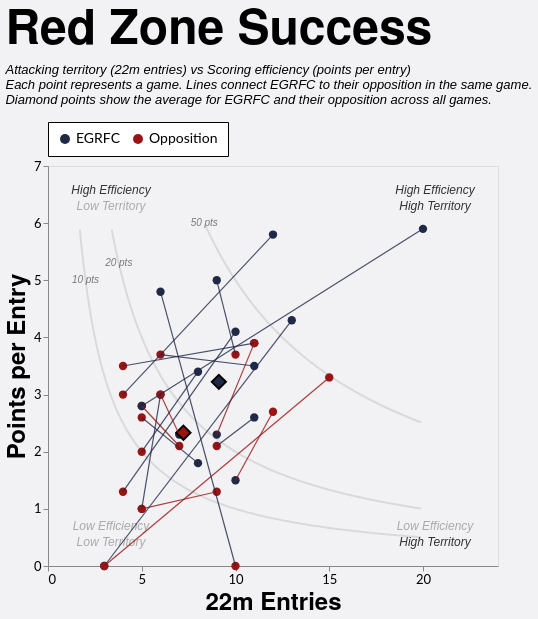

Vega-Lite specification stored for this chart:
### Vega-Lite specification from a JSON file in a GitHub repository (floating-point values rounded to 4 significant figures; data arrays with more than 128 entries replaced by an {"elided": "..."} marker saying what was removed)
{"config": {"axis": {"labelFont": "Lato, sans-serif", "titleFont": "PT Sans Narrow, Helvetica Neue, Helvetica, Arial, sans-serif", "labelFontSize": 13, "titleFontSize": 24, "gridColor": "#202947", "gridOpacity": 0.2}, "header": {"labelFont": "PT Sans Narrow, Helvetica Neue, Helvetica, Arial, sans-serif", "titleFont": "PT Sans Narrow, Helvetica Neue, Helvetica, Arial, sans-serif", "labelFontSize": 24, "titleFontSize": 28, "labelFontWeight": "bold", "orient": "left"}, "legend": {"labelFont": "Lato, sans-serif", "titleFont": "PT Sans Narrow, Helvetica Neue, Helvetica, Arial, sans-serif", "labelFontSize": 14, "titleFontSize": 16, "titlePadding": 5, "fillColor": "white", "strokeColor": "black", "padding": 10, "titleFontWeight": "lighter", "titleFontStyle": "italic", "titleColor": "gray", "offset": 10}, "title": {"font": "PT Sans Narrow, Helvetica Neue, Helvetica, Arial, sans-serif", "fontSize": 48, "fontWeight": "bold", "anchor": "start", "align": "center", "titlePadding": 20, "subtitlePadding": 10, "subtitleFontSize": 13, "subtitleColor": "", "subtitleFontStyle": "italic", "offset": 15, "color": "black"}, "axisX": {"labelAngle": 0}, "facet": {"title": null, "header": null, "align": {"row": "each", "column": "each"}}, "resolve": {"scale": {"y": "independent", "facet": "independent"}}, "background": "#f2f1f4"}, "layer": [{"data": {"name": "data-599fc2f6c3ba56b88793ced97d33e5d1"}, "mark": {"type": "line", "clip": true, "color": "black", "opacity": 0.1}, "encoding": {"x": {"field": "x", "type": "quantitative"}, "y": {"field": "y", "type": "quantitative"}}, "name": "view_1"}, {"data": {"name": "data-00c949a7a2803a56dfcb9f8d1ac95424"}, "mark": {"type": "line", "clip": true, "color": "black", "opacity": 0.1}, "encoding": {"x": {"field": "x", "type": "quantitative"}, "y": {"field": "y", "type": "quantitative"}}}, {"data": {"name": "data-fc6cdfa14299584fc906df48e496de6f"}, "mark": {"type": "line", "clip": true, "color": "black", "opacity": 0.1}, "encoding": {"x": {"field": "x", "type": "quantitative"}, "y": {"field": "y", "type": "quantitative"}}}, {"data": {"name": "data-711a5b994e32e1318dde2831c099eb87"}, "mark": {"type": "text", "color": "black", "fontStyle": "italic", "opacity": 0.5, "size": 10}, "encoding": {"text": {"field": "label", "type": "nominal"}, "x": {"field": "x", "type": "quantitative"}, "y": {"field": "y", "type": "quantitative"}}}, {"data": {"name": "data-5a468b3e3df2c99d2f4ec7c9a670c522"}, "mark": {"type": "text", "color": "black", "fontStyle": "italic", "size": 12}, "encoding": {"opacity": {"field": "opacity", "legend": null, "type": "quantitative"}, "text": {"field": "label", "type": "nominal"}, "x": {"field": "x", "type": "quantitative"}, "y": {"field": "y", "type": "quantitative"}}}, {"data": {"name": "data-2ee09be31201013b75531c39c240d6d0"}, "mark": {"type": "point", "filled": true, "size": 70}, "encoding": {"color": {"field": "team", "legend": {"orient": "top", "title": null}, "scale": {"domain": ["EGRFC", "Opposition"], "range": ["#202946", "#991515"]}, "type": "nominal"}, "opacity": {"condition": {"param": "param_4", "value": 1}, "value": 0.1}, "tooltip": [{"field": "label", "title": "Game", "type": "nominal"}, {"field": "date", "title": "Date", "type": "temporal"}, {"field": "points", "title": "Points", "type": "quantitative"}, {"field": "tries", "title": "Tries", "type": "quantitative"}, {"field": "entries_22m", "title": "22m Entries", "type": "quantitative"}, {"field": "points_per_entry", "format": ".1f", "title": "Points per Entry", "type": "quantitative"}, {"field": "tries_per_entry", "format": ".1f", "title": "Tries per Entry", "type": "quantitative"}], "x": {"axis": {"grid": false, "tickCount": 4, "title": "22m Entries"}, "field": "entries_22m", "scale": {"domain": [0, 24.0], "zero": true}, "type": "quantitative"}, "y": {"axis": {"grid": false, "tickCount": 7, "title": "Points per Entry"}, "field": "points_per_entry", "scale": {"domain": [0, 7.0], "zero": true}, "type": "quantitative"}}, "transform": [{"filter": "(rzSquad == 'All' || datum.squad == rzSquad) && (rzSeason == 'All' || datum.season == rzSeason) && (rzGameType == 'All' || (rzGameType == 'League + Cup' && (datum.game_type == 'League' || datum.game_type == 'Cup')) || (rzGameType == 'League only' && datum.game_type == 'League') || datum.game_type == rzGameType)"}]}, {"data": {"name": "data-2ee09be31201013b75531c39c240d6d0"}, "mark": {"type": "point", "filled": true, "opacity": 1, "shape": "diamond", "stroke": "black"}, "encoding": {"color": {"field": "team", "scale": {"domain": ["EGRFC", "Opposition"], "range": ["#202946", "#991515"]}, "type": "nominal"}, "opacity": {"condition": {"param": "param_4", "value": 1}, "value": 0.1}, "size": {"value": 200}, "tooltip": [{"field": "points", "format": ".1f", "title": "Average Points", "type": "quantitative"}, {"field": "tries", "format": ".1f", "title": "Average Tries", "type": "quantitative"}, {"field": "entries_22m", "format": ".1f", "title": "Average 22m Entries", "type": "quantitative"}, {"field": "points_per_entry", "format": ".1f", "title": "Average Points per Entry", "type": "quantitative"}, {"field": "tries_per_entry", "format": ".1f", "title": "Average Tries per Entry", "type": "quantitative"}], "x": {"field": "entries_22m", "type": "quantitative"}, "y": {"field": "points_per_entry", "type": "quantitative"}}, "transform": [{"filter": "(rzSquad == 'All' || datum.squad == rzSquad) && (rzSeason == 'All' || datum.season == rzSeason) && (rzGameType == 'All' || (rzGameType == 'League + Cup' && (datum.game_type == 'League' || datum.game_type == 'Cup')) || (rzGameType == 'League only' && datum.game_type == 'League') || datum.game_type == rzGameType)"}, {"aggregate": [{"op": "mean", "field": "entries_22m", "as": "entries_22m"}, {"op": "mean", "field": "points", "as": "points"}, {"op": "mean", "field": "tries", "as": "tries"}, {"op": "mean", "field": "points_per_entry", "as": "points_per_entry"}, {"op": "mean", "field": "tries_per_entry", "as": "tries_per_entry"}], "groupby": ["team"]}]}, {"data": {"name": "data-be0241dbb039093281ec16d7ba2c9540"}, "mark": {"type": "rule", "strokeWidth": 1.2}, "encoding": {"color": {"condition": {"test": "datum.points_egrfc > datum.points_opp", "value": "#202946"}, "value": "#991515"}, "detail": {"field": "game_id", "type": "nominal"}, "opacity": {"condition": {"param": "param_4", "value": 0.8}, "value": 0.1}, "x": {"field": "entries_22m_egrfc", "type": "quantitative"}, "x2": {"field": "entries_22m_opp"}, "y": {"field": "metric_egrfc", "type": "quantitative"}, "y2": {"field": "metric_opp"}}, "transform": [{"filter": "(rzSquad == 'All' || datum.squad == rzSquad) && (rzSeason == 'All' || datum.season == rzSeason) && (rzGameType == 'All' || (rzGameType == 'League + Cup' && (datum.game_type == 'League' || datum.game_type == 'Cup')) || (rzGameType == 'League only' && datum.game_type == 'League') || datum.game_type == rzGameType)"}]}], "height": 400, "params": [{"name": "rzSquad", "value": "1st"}, {"name": "rzSeason", "value": "All"}, {"name": "rzGameType", "value": "All"}, {"name": "param_4", "select": {"type": "point", "fields": ["team"]}, "bind": "legend", "views": ["view_1"]}], "resolve": {"scale": {"color": "shared", "x": "shared", "y": "shared"}}, "title": {"text": "Red Zone Success", "subtitle": ["Attacking territory (22m entries) vs Scoring efficiency (points per entry)", "Each point represents a game. Lines connect EGRFC to their opposition in the same game.", "Diamond points show the average for EGRFC and their opposition across all games."]}, "width": 450, "$schema": "https://vega.github.io/schema/vega-lite/v5.20.1.json", "datasets": {"data-599fc2f6c3ba56b88793ced97d33e5d1": {"elided": "183 records"}, "data-00c949a7a2803a56dfcb9f8d1ac95424": {"elided": "166 records"}, "data-fc6cdfa14299584fc906df48e496de6f": [{"x": 8.4, "y": 5.952}, {"x": 8.5, "y": 5.882}, {"x": 8.6, "y": 5.814}, {"x": 8.7, "y": 5.747}, {"x": 8.8, "y": 5.682}, {"x": 8.9, "y": 5.618}, {"x": 9.0, "y": 5.556}, {"x": 9.1, "y": 5.495}, {"x": 9.2, "y": 5.435}, {"x": 9.3, "y": 5.376}, {"x": 9.4, "y": 5.319}, {"x": 9.5, "y": 5.263}, {"x": 9.6, "y": 5.208}, {"x": 9.7, "y": 5.155}, {"x": 9.8, "y": 5.102}, {"x": 9.9, "y": 5.051}, {"x": 10.0, "y": 5.0}, {"x": 10.1, "y": 4.95}, {"x": 10.2, "y": 4.902}, {"x": 10.3, "y": 4.854}, {"x": 10.4, "y": 4.808}, {"x": 10.5, "y": 4.762}, {"x": 10.6, "y": 4.717}, {"x": 10.7, "y": 4.673}, {"x": 10.8, "y": 4.63}, {"x": 10.9, "y": 4.587}, {"x": 11.0, "y": 4.545}, {"x": 11.1, "y": 4.505}, {"x": 11.2, "y": 4.464}, {"x": 11.3, "y": 4.425}, {"x": 11.4, "y": 4.386}, {"x": 11.5, "y": 4.348}, {"x": 11.6, "y": 4.31}, {"x": 11.7, "y": 4.274}, {"x": 11.8, "y": 4.237}, {"x": 11.9, "y": 4.202}, {"x": 12.0, "y": 4.167}, {"x": 12.1, "y": 4.132}, {"x": 12.2, "y": 4.098}, {"x": 12.3, "y": 4.065}, {"x": 12.4, "y": 4.032}, {"x": 12.5, "y": 4.0}, {"x": 12.6, "y": 3.968}, {"x": 12.7, "y": 3.937}, {"x": 12.8, "y": 3.906}, {"x": 12.9, "y": 3.876}, {"x": 13.0, "y": 3.846}, {"x": 13.1, "y": 3.817}, {"x": 13.2, "y": 3.788}, {"x": 13.3, "y": 3.759}, {"x": 13.4, "y": 3.731}, {"x": 13.5, "y": 3.704}, {"x": 13.6, "y": 3.676}, {"x": 13.7, "y": 3.65}, {"x": 13.8, "y": 3.623}, {"x": 13.9, "y": 3.597}, {"x": 14.0, "y": 3.571}, {"x": 14.1, "y": 3.546}, {"x": 14.2, "y": 3.521}, {"x": 14.3, "y": 3.497}, {"x": 14.4, "y": 3.472}, {"x": 14.5, "y": 3.448}, {"x": 14.6, "y": 3.425}, {"x": 14.7, "y": 3.401}, {"x": 14.8, "y": 3.378}, {"x": 14.9, "y": 3.356}, {"x": 15.0, "y": 3.333}, {"x": 15.1, "y": 3.311}, {"x": 15.2, "y": 3.289}, {"x": 15.3, "y": 3.268}, {"x": 15.4, "y": 3.247}, {"x": 15.5, "y": 3.226}, {"x": 15.6, "y": 3.205}, {"x": 15.7, "y": 3.185}, {"x": 15.8, "y": 3.165}, {"x": 15.9, "y": 3.145}, {"x": 16.0, "y": 3.125}, {"x": 16.1, "y": 3.106}, {"x": 16.2, "y": 3.086}, {"x": 16.3, "y": 3.067}, {"x": 16.4, "y": 3.049}, {"x": 16.5, "y": 3.03}, {"x": 16.6, "y": 3.012}, {"x": 16.7, "y": 2.994}, {"x": 16.8, "y": 2.976}, {"x": 16.9, "y": 2.959}, {"x": 17.0, "y": 2.941}, {"x": 17.1, "y": 2.924}, {"x": 17.2, "y": 2.907}, {"x": 17.3, "y": 2.89}, {"x": 17.4, "y": 2.874}, {"x": 17.5, "y": 2.857}, {"x": 17.6, "y": 2.841}, {"x": 17.7, "y": 2.825}, {"x": 17.8, "y": 2.809}, {"x": 17.9, "y": 2.793}, {"x": 18.0, "y": 2.778}, {"x": 18.1, "y": 2.762}, {"x": 18.2, "y": 2.747}, {"x": 18.3, "y": 2.732}, {"x": 18.4, "y": 2.717}, {"x": 18.5, "y": 2.703}, {"x": 18.6, "y": 2.688}, {"x": 18.7, "y": 2.674}, {"x": 18.8, "y": 2.66}, {"x": 18.9, "y": 2.646}, {"x": 19.0, "y": 2.632}, {"x": 19.1, "y": 2.618}, {"x": 19.2, "y": 2.604}, {"x": 19.3, "y": 2.591}, {"x": 19.4, "y": 2.577}, {"x": 19.5, "y": 2.564}, {"x": 19.6, "y": 2.551}, {"x": 19.7, "y": 2.538}, {"x": 19.8, "y": 2.525}, {"x": 19.9, "y": 2.513}], "data-711a5b994e32e1318dde2831c099eb87": [{"y": 6.0, "x": 8.333, "label": "50 pts"}, {"y": 5.3, "x": 3.774, "label": "20 pts"}, {"y": 5.0, "x": 2.0, "label": "10 pts"}], "data-5a468b3e3df2c99d2f4ec7c9a670c522": [{"x": 20.64, "y": 6.58, "label": "High Efficiency", "opacity": 1.0}, {"x": 20.64, "y": 0.7, "label": "Low Efficiency", "opacity": 0.5}, {"x": 3.36, "y": 6.58, "label": "High Efficiency", "opacity": 1.0}, {"x": 3.36, "y": 0.7, "label": "Low Efficiency", "opacity": 0.5}, {"x": 20.64, "y": 6.3, "label": "High Territory", "opacity": 1.0}, {"x": 20.64, "y": 0.42, "label": "High Territory", "opacity": 1.0}, {"x": 3.36, "y": 6.3, "label": "Low Territory", "opacity": 0.5}, {"x": 3.36, "y": 0.42, "label": "Low Territory", "opacity": 0.5}], "data-2ee09be31201013b75531c39c240d6d0": [{"game_id": "2026-03-21_1st_Crawley", "date": "2026-03-21T00:00:00", "season": "2025/26", "squad": "1st", "game_type": "League", "opposition": "Crawley", "home_away": "H", "label": "Crawley (H)", "team": "EGRFC", "entries_22m": 20.0, "points": 118.0, "tries": 18.0, "points_per_entry": 5.9, "tries_per_entry": 0.9}, {"game_id": "2026-03-21_1st_Crawley", "date": "2026-03-21T00:00:00", "season": "2025/26", "squad": "1st", "game_type": "League", "opposition": "Crawley", "home_away": "H", "label": "Crawley (H)", "team": "Opposition", "entries_22m": 5.0, "points": 14.0, "tries": 2.0, "points_per_entry": 2.8, "tries_per_entry": 0.4}, {"game_id": "2026-03-07_1st_Eastbourne_II", "date": "2026-03-07T00:00:00", "season": "2025/26", "squad": "1st", "game_type": "League", "opposition": "Eastbourne II", "home_away": "A", "label": "Eastbourne II (A)", "team": "EGRFC", "entries_22m": 6.0, "points": 29.0, "tries": 5.0, "points_per_entry": 4.8, "tries_per_entry": 0.8333}, {"game_id": "2026-03-07_1st_Eastbourne_II", "date": "2026-03-07T00:00:00", "season": "2025/26", "squad": "1st", "game_type": "League", "opposition": "Eastbourne II", "home_away": "A", "label": "Eastbourne II (A)", "team": "Opposition", "entries_22m": 10.0, "points": 0.0, "tries": 0.0, "points_per_entry": 0.0, "tries_per_entry": 0.0}, {"game_id": "2026-02-28_1st_Pulborough", "date": "2026-02-28T00:00:00", "season": "2025/26", "squad": "1st", "game_type": "League", "opposition": "Pulborough", "home_away": "H", "label": "Pulborough (H)", "team": "EGRFC", "entries_22m": 8.0, "points": 14.0, "tries": 1.0, "points_per_entry": 1.8, "tries_per_entry": 0.125}, {"game_id": "2026-02-28_1st_Pulborough", "date": "2026-02-28T00:00:00", "season": "2025/26", "squad": "1st", "game_type": "League", "opposition": "Pulborough", "home_away": "H", "label": "Pulborough (H)", "team": "Opposition", "entries_22m": 5.0, "points": 13.0, "tries": 2.0, "points_per_entry": 2.6, "tries_per_entry": 0.4}, {"game_id": "2026-02-14_1st_Lewes", "date": "2026-02-14T00:00:00", "season": "2025/26", "squad": "1st", "game_type": "League", "opposition": "Lewes", "home_away": "A", "label": "Lewes (A)", "team": "EGRFC", "entries_22m": 11.0, "points": 39.0, "tries": 6.0, "points_per_entry": 3.5, "tries_per_entry": 0.5455}, {"game_id": "2026-02-14_1st_Lewes", "date": "2026-02-14T00:00:00", "season": "2025/26", "squad": "1st", "game_type": "League", "opposition": "Lewes", "home_away": "A", "label": "Lewes (A)", "team": "Opposition", "entries_22m": 6.0, "points": 22.0, "tries": 3.0, "points_per_entry": 3.7, "tries_per_entry": 0.5}, {"game_id": "2026-01-24_1st_Brighton_II", "date": "2026-01-24T00:00:00", "season": "2025/26", "squad": "1st", "game_type": "League", "opposition": "Brighton II", "home_away": "H", "label": "Brighton II (H)", "team": "EGRFC", "entries_22m": 3.0, "points": 0.0, "tries": 0.0, "points_per_entry": 0.0, "tries_per_entry": 0.0}, {"game_id": "2026-01-24_1st_Brighton_II", "date": "2026-01-24T00:00:00", "season": "2025/26", "squad": "1st", "game_type": "League", "opposition": "Brighton II", "home_away": "H", "label": "Brighton II (H)", "team": "Opposition", "entries_22m": 15.0, "points": 50.0, "tries": 8.0, "points_per_entry": 3.3, "tries_per_entry": 0.5333}, {"game_id": "2026-01-10_1st_Royals", "date": "2026-01-10T00:00:00", "season": "2025/26", "squad": "1st", "game_type": "League", "opposition": "Royals", "home_away": "H", "label": "Royals (H)", "team": "EGRFC", "entries_22m": 10.0, "points": 41.0, "tries": 7.0, "points_per_entry": 4.1, "tries_per_entry": 0.7}, {"game_id": "2026-01-10_1st_Royals", "date": "2026-01-10T00:00:00", "season": "2025/26", "squad": "1st", "game_type": "League", "opposition": "Royals", "home_away": "H", "label": "Royals (H)", "team": "Opposition", "entries_22m": 4.0, "points": 5.0, "tries": 1.0, "points_per_entry": 1.3, "tries_per_entry": 0.25}, {"game_id": "2025-12-20_1st_Ditchling", "date": "2025-12-20T00:00:00", "season": "2025/26", "squad": "1st", "game_type": "League", "opposition": "Ditchling", "home_away": "H", "label": "Ditchling (H)", "team": "EGRFC", "entries_22m": 11.0, "points": 29.0, "tries": 5.0, "points_per_entry": 2.6, "tries_per_entry": 0.4545}, {"game_id": "2025-12-20_1st_Ditchling", "date": "2025-12-20T00:00:00", "season": "2025/26", "squad": "1st", "game_type": "League", "opposition": "Ditchling", "home_away": "H", "label": "Ditchling (H)", "team": "Opposition", "entries_22m": 9.0, "points": 19.0, "tries": 3.0, "points_per_entry": 2.1, "tries_per_entry": 0.3333}, {"game_id": "2025-11-29_1st_Eastbourne_II", "date": "2025-11-29T00:00:00", "season": "2025/26", "squad": "1st", "game_type": "League", "opposition": "Eastbourne II", "home_away": "H", "label": "Eastbourne II (H)", "team": "EGRFC", "entries_22m": 13.0, "points": 56.0, "tries": 10.0, "points_per_entry": 4.3, "tries_per_entry": 0.7692}, {"game_id": "2025-11-29_1st_Eastbourne_II", "date": "2025-11-29T00:00:00", "season": "2025/26", "squad": "1st", "game_type": "League", "opposition": "Eastbourne II", "home_away": "H", "label": "Eastbourne II (H)", "team": "Opposition", "entries_22m": 3.0, "points": 0.0, "tries": 0.0, "points_per_entry": 0.0, "tries_per_entry": 0.0}, {"game_id": "2025-11-22_1st_Pulborough", "date": "2025-11-22T00:00:00", "season": "2025/26", "squad": "1st", "game_type": "League", "opposition": "Pulborough", "home_away": "A", "label": "Pulborough (A)", "team": "EGRFC", "entries_22m": 5.0, "points": 5.0, "tries": 1.0, "points_per_entry": 1.0, "tries_per_entry": 0.2}, {"game_id": "2025-11-22_1st_Pulborough", "date": "2025-11-22T00:00:00", "season": "2025/26", "squad": "1st", "game_type": "League", "opposition": "Pulborough", "home_away": "A", "label": "Pulborough (A)", "team": "Opposition", "entries_22m": 9.0, "points": 12.0, "tries": 2.0, "points_per_entry": 1.3, "tries_per_entry": 0.2222}, {"game_id": "2025-11-15_1st_Hove", "date": "2025-11-15T00:00:00", "season": "2025/26", "squad": "1st", "game_type": "Cup", "opposition": "Hove", "home_away": "H", "label": "Hove (H)", "team": "EGRFC", "entries_22m": 10.0, "points": 15.0, "tries": 2.0, "points_per_entry": 1.5, "tries_per_entry": 0.2}, {"game_id": "2025-11-15_1st_Hove", "date": "2025-11-15T00:00:00", "season": "2025/26", "squad": "1st", "game_type": "Cup", "opposition": "Hove", "home_away": "H", "label": "Hove (H)", "team": "Opposition", "entries_22m": 12.0, "points": 32.0, "tries": 5.0, "points_per_entry": 2.7, "tries_per_entry": 0.4167}, {"game_id": "2025-11-08_1st_Lewes", "date": "2025-11-08T00:00:00", "season": "2025/26", "squad": "1st", "game_type": "League", "opposition": "Lewes", "home_away": "H", "label": "Lewes (H)", "team": "EGRFC", "entries_22m": 11.0, "points": 43.0, "tries": 7.0, "points_per_entry": 3.9, "tries_per_entry": 0.6364}, {"game_id": "2025-11-08_1st_Lewes", "date": "2025-11-08T00:00:00", "season": "2025/26", "squad": "1st", "game_type": "League", "opposition": "Lewes", "home_away": "H", "label": "Lewes (H)", "team": "Opposition", "entries_22m": 4.0, "points": 14.0, "tries": 2.0, "points_per_entry": 3.5, "tries_per_entry": 0.5}, {"game_id": "2025-10-11_1st_Shoreham", "date": "2025-10-11T00:00:00", "season": "2025/26", "squad": "1st", "game_type": "League", "opposition": "Shoreham", "home_away": "H", "label": "Shoreham (H)", "team": "EGRFC", "entries_22m": 12.0, "points": 69.0, "tries": 11.0, "points_per_entry": 5.8, "tries_per_entry": 0.9167}, {"game_id": "2025-10-11_1st_Shoreham", "date": "2025-10-11T00:00:00", "season": "2025/26", "squad": "1st", "game_type": "League", "opposition": "Shoreham", "home_away": "H", "label": "Shoreham (H)", "team": "Opposition", "entries_22m": 4.0, "points": 12.0, "tries": 2.0, "points_per_entry": 3.0, "tries_per_entry": 0.5}, {"game_id": "2025-10-04_1st_Seaford", "date": "2025-10-04T00:00:00", "season": "2025/26", "squad": "1st", "game_type": "League", "opposition": "Seaford", "home_away": "A", "label": "Seaford (A)", "team": "EGRFC", "entries_22m": 8.0, "points": 27.0, "tries": 4.0, "points_per_entry": 3.4, "tries_per_entry": 0.5}, {"game_id": "2025-10-04_1st_Seaford", "date": "2025-10-04T00:00:00", "season": "2025/26", "squad": "1st", "game_type": "League", "opposition": "Seaford", "home_away": "A", "label": "Seaford (A)", "team": "Opposition", "entries_22m": 5.0, "points": 10.0, "tries": 2.0, "points_per_entry": 2.0, "tries_per_entry": 0.4}, {"game_id": "2025-04-12_1st_Haywards_Heath", "date": "2025-04-12T00:00:00", "season": "2024/25", "squad": "1st", "game_type": "Cup", "opposition": "Haywards Heath", "home_away": "H", "label": "Haywards Heath (H)", "team": "EGRFC", "entries_22m": 9.0, "points": 45.0, "tries": 6.0, "points_per_entry": 5.0, "tries_per_entry": 0.6667}, {"game_id": "2025-04-12_1st_Haywards_Heath", "date": "2025-04-12T00:00:00", "season": "2024/25", "squad": "1st", "game_type": "Cup", "opposition": "Haywards Heath", "home_away": "H", "label": "Haywards Heath (H)", "team": "Opposition", "entries_22m": 10.0, "points": 37.0, "tries": 6.0, "points_per_entry": 3.7, "tries_per_entry": 0.6}, {"game_id": "2025-03-22_1st_Cobham", "date": "2025-03-22T00:00:00", "season": "2024/25", "squad": "1st", "game_type": "League", "opposition": "Cobham", "home_away": "H", "label": "Cobham (H)", "team": "EGRFC", "entries_22m": 9.0, "points": 21.0, "tries": 3.0, "points_per_entry": 2.3, "tries_per_entry": 0.3333}, {"game_id": "2025-03-22_1st_Cobham", "date": "2025-03-22T00:00:00", "season": "2024/25", "squad": "1st", "game_type": "League", "opposition": "Cobham", "home_away": "H", "label": "Cobham (H)", "team": "Opposition", "entries_22m": 11.0, "points": 43.0, "tries": 7.0, "points_per_entry": 3.9, "tries_per_entry": 0.6364}, {"game_id": "2025-02-15_1st_Eastbourne", "date": "2025-02-15T00:00:00", "season": "2024/25", "squad": "1st", "game_type": "League", "opposition": "Eastbourne", "home_away": "H", "label": "Eastbourne (H)", "team": "EGRFC", "entries_22m": 5.0, "points": 14.0, "tries": 2.0, "points_per_entry": 2.8, "tries_per_entry": 0.4}, {"game_id": "2025-02-15_1st_Eastbourne", "date": "2025-02-15T00:00:00", "season": "2024/25", "squad": "1st", "game_type": "League", "opposition": "Eastbourne", "home_away": "H", "label": "Eastbourne (H)", "team": "Opposition", "entries_22m": 7.0, "points": 15.0, "tries": 2.0, "points_per_entry": 2.1, "tries_per_entry": 0.2857}, {"game_id": "2024-12-14_1st_Old_Haileyburians", "date": "2024-12-14T00:00:00", "season": "2024/25", "squad": "1st", "game_type": "League", "opposition": "Old Haileyburians", "home_away": "H", "label": "Old Haileyburians (H)", "team": "EGRFC", "entries_22m": 6.0, "points": 18.0, "tries": 2.0, "points_per_entry": 3.0, "tries_per_entry": 0.3333}, {"game_id": "2024-12-14_1st_Old_Haileyburians", "date": "2024-12-14T00:00:00", "season": "2024/25", "squad": "1st", "game_type": "League", "opposition": "Old Haileyburians", "home_away": "H", "label": "Old Haileyburians (H)", "team": "Opposition", "entries_22m": 5.0, "points": 5.0, "tries": 1.0, "points_per_entry": 1.0, "tries_per_entry": 0.2}, {"game_id": "2024-09-07_1st_London_Cornish", "date": "2024-09-07T00:00:00", "season": "2024/25", "squad": "1st", "game_type": "League", "opposition": "London Cornish", "home_away": "H", "label": "London Cornish (H)", "team": "EGRFC", "entries_22m": 7.0, "points": 16.0, "tries": 2.0, "points_per_entry": 2.3, "tries_per_entry": 0.2857}, {"game_id": "2024-09-07_1st_London_Cornish", "date": "2024-09-07T00:00:00", "season": "2024/25", "squad": "1st", "game_type": "League", "opposition": "London Cornish", "home_away": "H", "label": "London Cornish (H)", "team": "Opposition", "entries_22m": 6.0, "points": 18.0, "tries": 2.0, "points_per_entry": 3.0, "tries_per_entry": 0.3333}], "data-be0241dbb039093281ec16d7ba2c9540": [{"game_id": "2024-09-07_1st_London_Cornish", "date": "2024-09-07T00:00:00", "season": "2024/25", "squad": "1st", "game_type": "League", "opposition": "London Cornish", "label": "London Cornish (H)", "entries_22m_egrfc": 7.0, "entries_22m_opp": 6.0, "points_egrfc": 16.0, "points_opp": 18.0, "metric_egrfc": 2.3, "metric_opp": 3.0, "tries_egrfc": 2.0, "tries_opp": 2.0}, {"game_id": "2024-12-14_1st_Old_Haileyburians", "date": "2024-12-14T00:00:00", "season": "2024/25", "squad": "1st", "game_type": "League", "opposition": "Old Haileyburians", "label": "Old Haileyburians (H)", "entries_22m_egrfc": 6.0, "entries_22m_opp": 5.0, "points_egrfc": 18.0, "points_opp": 5.0, "metric_egrfc": 3.0, "metric_opp": 1.0, "tries_egrfc": 2.0, "tries_opp": 1.0}, {"game_id": "2025-02-15_1st_Eastbourne", "date": "2025-02-15T00:00:00", "season": "2024/25", "squad": "1st", "game_type": "League", "opposition": "Eastbourne", "label": "Eastbourne (H)", "entries_22m_egrfc": 5.0, "entries_22m_opp": 7.0, "points_egrfc": 14.0, "points_opp": 15.0, "metric_egrfc": 2.8, "metric_opp": 2.1, "tries_egrfc": 2.0, "tries_opp": 2.0}, {"game_id": "2025-03-22_1st_Cobham", "date": "2025-03-22T00:00:00", "season": "2024/25", "squad": "1st", "game_type": "League", "opposition": "Cobham", "label": "Cobham (H)", "entries_22m_egrfc": 9.0, "entries_22m_opp": 11.0, "points_egrfc": 21.0, "points_opp": 43.0, "metric_egrfc": 2.3, "metric_opp": 3.9, "tries_egrfc": 3.0, "tries_opp": 7.0}, {"game_id": "2025-04-12_1st_Haywards_Heath", "date": "2025-04-12T00:00:00", "season": "2024/25", "squad": "1st", "game_type": "Cup", "opposition": "Haywards Heath", "label": "Haywards Heath (H)", "entries_22m_egrfc": 9.0, "entries_22m_opp": 10.0, "points_egrfc": 45.0, "points_opp": 37.0, "metric_egrfc": 5.0, "metric_opp": 3.7, "tries_egrfc": 6.0, "tries_opp": 6.0}, {"game_id": "2025-10-04_1st_Seaford", "date": "2025-10-04T00:00:00", "season": "2025/26", "squad": "1st", "game_type": "League", "opposition": "Seaford", "label": "Seaford (A)", "entries_22m_egrfc": 8.0, "entries_22m_opp": 5.0, "points_egrfc": 27.0, "points_opp": 10.0, "metric_egrfc": 3.4, "metric_opp": 2.0, "tries_egrfc": 4.0, "tries_opp": 2.0}, {"game_id": "2025-10-11_1st_Shoreham", "date": "2025-10-11T00:00:00", "season": "2025/26", "squad": "1st", "game_type": "League", "opposition": "Shoreham", "label": "Shoreham (H)", "entries_22m_egrfc": 12.0, "entries_22m_opp": 4.0, "points_egrfc": 69.0, "points_opp": 12.0, "metric_egrfc": 5.8, "metric_opp": 3.0, "tries_egrfc": 11.0, "tries_opp": 2.0}, {"game_id": "2025-11-08_1st_Lewes", "date": "2025-11-08T00:00:00", "season": "2025/26", "squad": "1st", "game_type": "League", "opposition": "Lewes", "label": "Lewes (H)", "entries_22m_egrfc": 11.0, "entries_22m_opp": 4.0, "points_egrfc": 43.0, "points_opp": 14.0, "metric_egrfc": 3.9, "metric_opp": 3.5, "tries_egrfc": 7.0, "tries_opp": 2.0}, {"game_id": "2025-11-15_1st_Hove", "date": "2025-11-15T00:00:00", "season": "2025/26", "squad": "1st", "game_type": "Cup", "opposition": "Hove", "label": "Hove (H)", "entries_22m_egrfc": 10.0, "entries_22m_opp": 12.0, "points_egrfc": 15.0, "points_opp": 32.0, "metric_egrfc": 1.5, "metric_opp": 2.7, "tries_egrfc": 2.0, "tries_opp": 5.0}, {"game_id": "2025-11-22_1st_Pulborough", "date": "2025-11-22T00:00:00", "season": "2025/26", "squad": "1st", "game_type": "League", "opposition": "Pulborough", "label": "Pulborough (A)", "entries_22m_egrfc": 5.0, "entries_22m_opp": 9.0, "points_egrfc": 5.0, "points_opp": 12.0, "metric_egrfc": 1.0, "metric_opp": 1.3, "tries_egrfc": 1.0, "tries_opp": 2.0}, {"game_id": "2025-11-29_1st_Eastbourne_II", "date": "2025-11-29T00:00:00", "season": "2025/26", "squad": "1st", "game_type": "League", "opposition": "Eastbourne II", "label": "Eastbourne II (H)", "entries_22m_egrfc": 13.0, "entries_22m_opp": 3.0, "points_egrfc": 56.0, "points_opp": 0.0, "metric_egrfc": 4.3, "metric_opp": 0.0, "tries_egrfc": 10.0, "tries_opp": 0.0}, {"game_id": "2025-12-20_1st_Ditchling", "date": "2025-12-20T00:00:00", "season": "2025/26", "squad": "1st", "game_type": "League", "opposition": "Ditchling", "label": "Ditchling (H)", "entries_22m_egrfc": 11.0, "entries_22m_opp": 9.0, "points_egrfc": 29.0, "points_opp": 19.0, "metric_egrfc": 2.6, "metric_opp": 2.1, "tries_egrfc": 5.0, "tries_opp": 3.0}, {"game_id": "2026-01-10_1st_Royals", "date": "2026-01-10T00:00:00", "season": "2025/26", "squad": "1st", "game_type": "League", "opposition": "Royals", "label": "Royals (H)", "entries_22m_egrfc": 10.0, "entries_22m_opp": 4.0, "points_egrfc": 41.0, "points_opp": 5.0, "metric_egrfc": 4.1, "metric_opp": 1.3, "tries_egrfc": 7.0, "tries_opp": 1.0}, {"game_id": "2026-01-24_1st_Brighton_II", "date": "2026-01-24T00:00:00", "season": "2025/26", "squad": "1st", "game_type": "League", "opposition": "Brighton II", "label": "Brighton II (H)", "entries_22m_egrfc": 3.0, "entries_22m_opp": 15.0, "points_egrfc": 0.0, "points_opp": 50.0, "metric_egrfc": 0.0, "metric_opp": 3.3, "tries_egrfc": 0.0, "tries_opp": 8.0}, {"game_id": "2026-02-14_1st_Lewes", "date": "2026-02-14T00:00:00", "season": "2025/26", "squad": "1st", "game_type": "League", "opposition": "Lewes", "label": "Lewes (A)", "entries_22m_egrfc": 11.0, "entries_22m_opp": 6.0, "points_egrfc": 39.0, "points_opp": 22.0, "metric_egrfc": 3.5, "metric_opp": 3.7, "tries_egrfc": 6.0, "tries_opp": 3.0}, {"game_id": "2026-02-28_1st_Pulborough", "date": "2026-02-28T00:00:00", "season": "2025/26", "squad": "1st", "game_type": "League", "opposition": "Pulborough", "label": "Pulborough (H)", "entries_22m_egrfc": 8.0, "entries_22m_opp": 5.0, "points_egrfc": 14.0, "points_opp": 13.0, "metric_egrfc": 1.8, "metric_opp": 2.6, "tries_egrfc": 1.0, "tries_opp": 2.0}, {"game_id": "2026-03-07_1st_Eastbourne_II", "date": "2026-03-07T00:00:00", "season": "2025/26", "squad": "1st", "game_type": "League", "opposition": "Eastbourne II", "label": "Eastbourne II (A)", "entries_22m_egrfc": 6.0, "entries_22m_opp": 10.0, "points_egrfc": 29.0, "points_opp": 0.0, "metric_egrfc": 4.8, "metric_opp": 0.0, "tries_egrfc": 5.0, "tries_opp": 0.0}, {"game_id": "2026-03-21_1st_Crawley", "date": "2026-03-21T00:00:00", "season": "2025/26", "squad": "1st", "game_type": "League", "opposition": "Crawley", "label": "Crawley (H)", "entries_22m_egrfc": 20.0, "entries_22m_opp": 5.0, "points_egrfc": 118.0, "points_opp": 14.0, "metric_egrfc": 5.9, "metric_opp": 2.8, "tries_egrfc": 18.0, "tries_opp": 2.0}]}}
